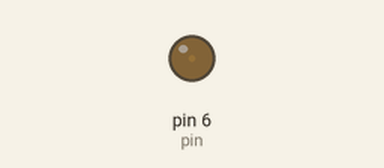
Bench run of a sketch on a simulated Arduino Uno, built with avr-gcc and run on an emulated ATmega328P. Shown: output pins drawn as LEDs (lit = HIGH).

Above: at 0.05 s.
At 1.45 s:
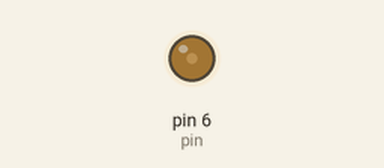
Timing chart, 0 to 4.6 s (numbered marks = the images above):
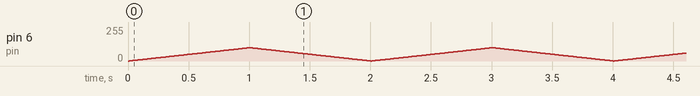

The sketch:

encender_led_analogico_pwm.ino
```cpp
/*
Programa que ocuma pwm
pin6 al +
gnd al -
*/
#define pin 6
# define tiempo 10
void setup() {
  // put your setup code here, to run once:

}

void loop() {
  // put your main code here, to run repeatedly:
  //255 es el maximo de señal
  for(int i=0;i<100;i++){//Brillo creciente
    analogWrite(pin,i);
    delay(tiempo);
  }
  for(int i=100;i>0;i--){//Brillo decreciente
    analogWrite(pin,i);
    delay(tiempo);
  }
}
```
